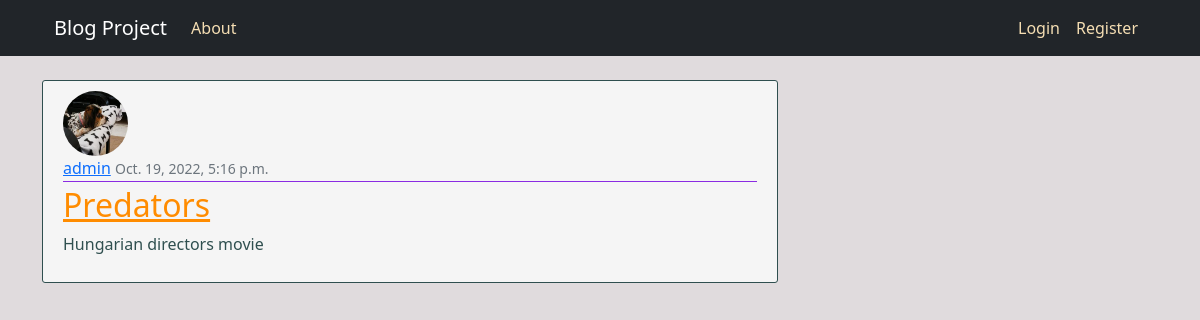
The page /post/22/ on the database its author committed.
### blog/models.py (models this page shows, shortened)
class PostsModel(models.Model):
    title = models.CharField(max_length=100)
    content = models.TextField()
    date_posted = models.DateTimeField(default=timezone.now)
    author = models.ForeignKey(User, on_delete=models.CASCADE)
    class Meta:
        db_table = 'posts'

### user_registration/models.py (models this page shows, shortened)
class ProfileModel(models.Model):
    user = models.OneToOneField(User, on_delete=models.CASCADE)
    image = models.ImageField(default='default.jpg', upload_to="profile_pics")
    class Meta:
        db_table = "profile"

### blog/views.py (the view)
# urls.py: path('post/<int:pk>/', PostDetailView.as_view(), name="post-detail"),
class PostDetailView(DetailView):
    model = PostsModel
    template_name = 'blog/post_detail.html'

### templates/blog/post_detail.html (shortened to what this page needs)
{% extends 'blog/base.html' %}
{% block content %}
    <article class="media content-section">
        <div class ="media-body">
            <img class="rounded-circle article-img" src="{{ object.author.profilemodel.image.url }}">
            <div class="article-metadata">
                <a class="mr-2" href=""#>{{ object.author }}</a>
                <small class="text-muted">{{ object.date_posted }}</small>
            </div>
            <div>
                <h2><a class="article-title" href="#">{{ object.title }}</a></h2>
                <p class="article-content">{{ object.content }}</p>
            </div>
        </div>
    </article>
{% endblock content %}

### static/blog/main.css (style rules this page uses)
body { background: rgb(224, 219, 221); color: rgb(14, 14, 14); margin-top: 80px; }
h1, h2, h3, h4, h5, h6 { color: rgb(124, 23, 23); }
.article-metadata { padding-bottom: 1px; margin-bottom: 4px; border-bottom: 1px solid blueviolet; }
.article-title { color: darkorange; }
.article-content { white-space: pre-line; color: darkslategray; }
.content-section { background: whitesmoke; padding: 10px 20px; border: 1px solid darkslategrey; border-radius: 3px; margin-bottom: 20px; }
.article-img { height: 65px; width: 65px; }

### rows shown on the page
PostsModel: author.profilemodel.image (picture), author "admin", date_posted "Oct. 19, 2022, 5:16 p.m.", title "Predators", content "Hungarian directors movie"
